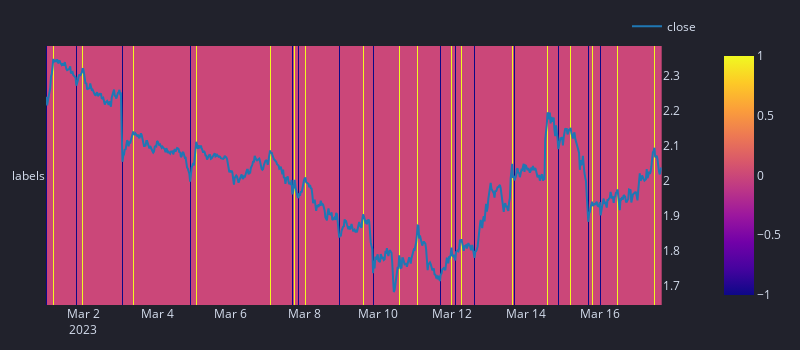

Write notebook code for a chart like this one.
### Code cell
price = data['close']

ex = vbt.LEXLB.run(price, 0.02, 0.02)
entries = ex.labels == -1
exits = ex.labels == 1

pf = vbt.Portfolio.from_signals(price, entries, exits, freq='30t')
print(f'Return: {round(pf.total_return * 100)}%')
print(ex.labels.value_counts(normalize=True))

ex.plot().show()

### Figure 1 — Plotly figure (JSON) as saved in the notebook; plotly's stock layout.template omitted (floating-point values rounded to 4 significant figures; data arrays with more than 128 entries replaced by an {"elided": "..."} marker saying what was removed)
{"data": [{"colorscale": [[0, "#0d0887"], [0.1111, "#46039f"], [0.2222, "#7201a8"], [0.3333, "#9c179e"], [0.4444, "#bd3786"], [0.5556, "#d8576b"], [0.6667, "#ed7953"], [0.7778, "#fb9f3a"], [0.8889, "#fdca26"], [1, "#f0f921"]], "hoverongaps": false, "type": "heatmap", "uid": "5a79d340-f31e-4539-bb2c-372b5703d32a", "x": {"elided": "801 str values"}, "y": ["labels"], "z": {"elided": "1x801 int values"}}, {"line": {"color": "#1f77b4"}, "mode": "lines", "name": "close", "showlegend": true, "type": "scatter", "uid": "07ea8f74-511c-45b5-857e-9e2f0bce85ba", "x": {"elided": "801 str values"}, "xaxis": "x", "y": {"elided": "801 float values"}, "yaxis": "y2"}], "layout": {"height": 350, "legend": {"orientation": "h", "traceorder": "normal", "x": 1, "xanchor": "right", "y": 1.02, "yanchor": "bottom"}, "margin": {"b": 30, "l": 30, "r": 30, "t": 30}, "width": 800, "xaxis": {"anchor": "y", "domain": [0, 0.94]}, "yaxis": {"anchor": "x", "domain": [0, 1], "type": "category"}, "yaxis2": {"anchor": "x", "overlaying": "y", "side": "right"}}}
